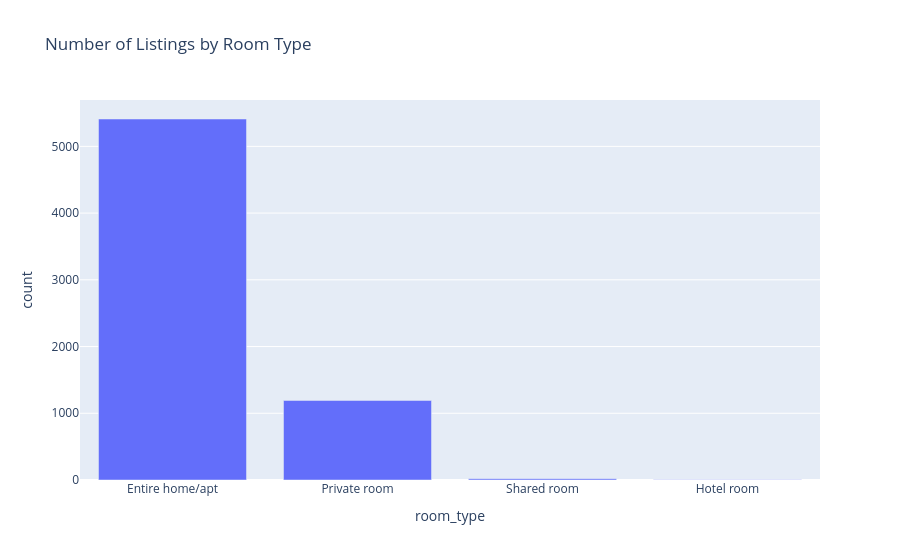

The notebook cell this image was saved under:
### Markdown cell above
**The most importent categorical columns for me**

### Code cell
print(df["room_type"].value_counts())
fig = px.bar(
    df["room_type"].value_counts().reset_index(),
    x="room_type",
    y="count",
    title="Number of Listings by Room Type"
)

fig.show()

### Figure 1 — Plotly figure (JSON) as saved in the notebook; plotly's stock layout.template omitted (floating-point values rounded to 4 significant figures)
{"data": [{"hovertemplate": "room_type=%{x}<br>count=%{y}<extra></extra>", "legendgroup": "", "marker": {"color": "#636efa", "pattern": {"shape": ""}}, "name": "", "orientation": "v", "showlegend": false, "textposition": "auto", "type": "bar", "x": ["Entire home/apt", "Private room", "Shared room", "Hotel room"], "xaxis": "x", "y": [5410, 1192, 19, 3], "yaxis": "y"}], "layout": {"barmode": "relative", "legend": {"tracegroupgap": 0}, "title": {"text": "Number of Listings by Room Type"}, "xaxis": {"anchor": "y", "domain": [0, 1], "title": {"text": "room_type"}}, "yaxis": {"anchor": "x", "domain": [0, 1], "title": {"text": "count"}}}}
